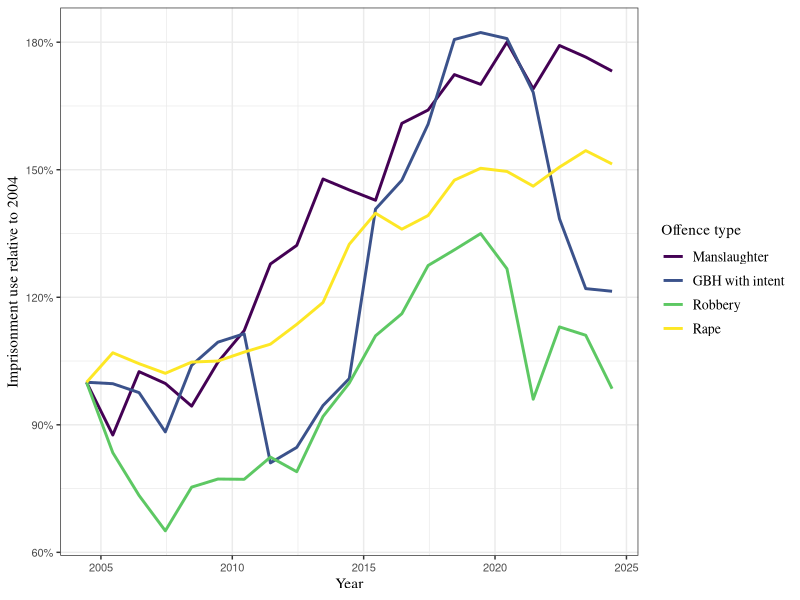
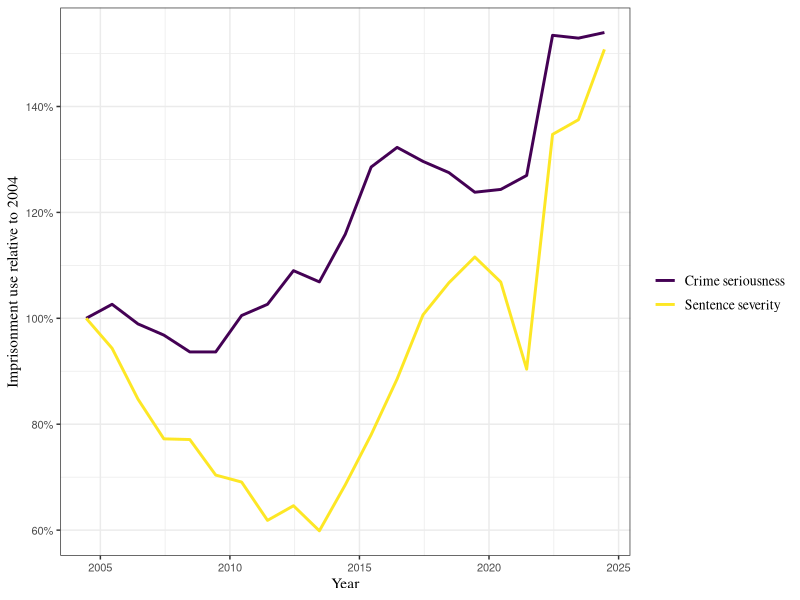
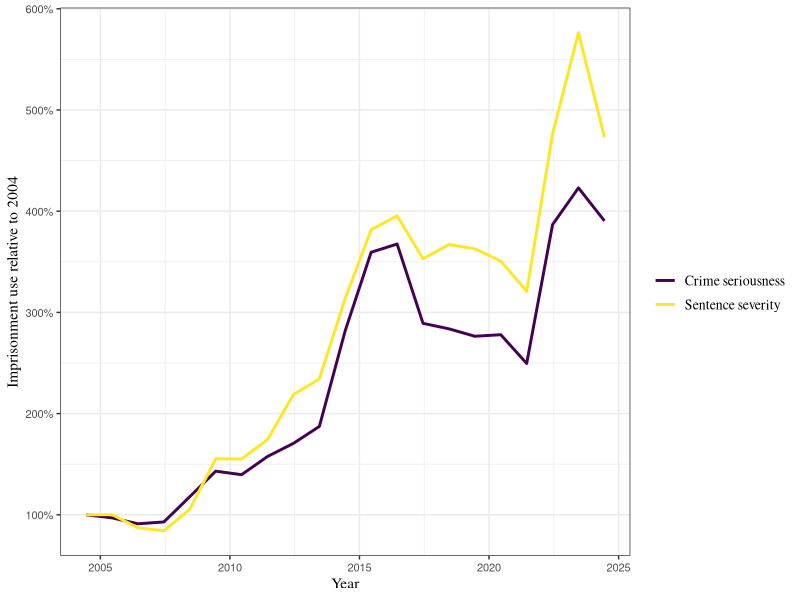
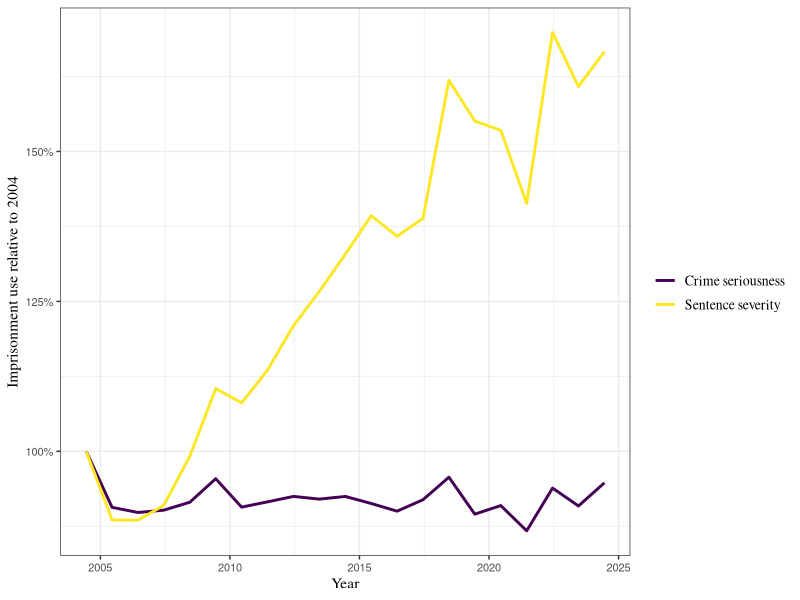

Generate these figures, in order, with R:

################################################################################
###############CHANGES IN SEVERITY##############################################
################################################################################

library(tseries) 
library(ggplot2)
library(zoo)      #This is to use as.yearmon


#Data ##########################################################################
data = read.csv("data_plots_R.csv", header = TRUE)


#Graphs ########################################################################

#Setting the date
table(data$Year, useNA="ifany")
data$date = as.Date(paste("15-", "06-", data$Year, sep = ""), format = "%d-%m-%Y")

#Expressing change in relative terms
data$indictable_rlength = data$indictable_length / data$indictable_length[1]
data$either_way_rlength = data$either_way_length / data$either_way_length[1]
data$summary_nonmotoring_rlength = data$summary_nonmotoring_length / data$summary_nonmotoring_length[1]
data$summary_motoring_rlength = data$summary_motoring_length / data$summary_motoring_length[1]
data$intent_rlength = data$intent_length / data$intent_length[1]
data$GBH_rlength = data$GBH_length / data$GBH_length[1]
data$common_rlength = data$common_length / data$common_length[1]
data$manslaughter_rlength = data$manslaughter_length / data$manslaughter_length[1]
data$robbery_rlength = data$robbery_length / data$robbery_length[1]
data$supplyA_rlength = data$supplyA_length / data$supplyA_length[1]
data$supplyB_rlength = data$supplyB_length / data$supplyB_length[1]
data$sexual_assault_rlength = data$sexual_assault_length / data$sexual_assault_length[1]
data$rape_rlength = data$rape_length / data$rape_length[1]
data$drugs_rsev = data$drugs_sev / data$drugs_sev[1]
data$drugs_rser = data$drugs_ser / data$drugs_ser[1]
data$damage_rsev = data$damage_sev / data$damage_sev[1]
data$damage_rser = data$damage_ser / data$damage_ser[1]
data$sex_rsev = data$sex_sev / data$sex_sev[1]
data$sex_rser = data$sex_ser / data$sex_ser[1]


#Severity index for rape, GBH, robbery, and manslaughter########################

#Calculating the severity index
data$rape_sev = data$rape_cust * data$rape_length
data$intent_sev = data$intent_cust * data$intent_length
data$GBH_sev = data$GBH_cust * data$GBH_length
data$robbery_sev = data$robbery_cust * data$robbery_length
data$manslaughter_sev = data$manslaughter_cust * data$manslaughter_length
#Now in relative terms
data$rape_rsev = data$rape_sev / data$rape_sev[1]
data$intent_rsev = data$intent_sev / data$intent_sev[1]
data$GBH_rsev = data$GBH_sev / data$GBH_sev[1]
data$robbery_rsev = data$robbery_sev / data$robbery_sev[1]
data$manslaughter_rsev = data$manslaughter_sev / data$manslaughter_sev[1]

#Relative change in severity index by offence type
ggplot(data, aes(x=date)) +
  geom_line(aes(y=manslaughter_rsev, color="Manslaughter"), size=1) + 
  geom_line(aes(y=intent_rsev, color="GBH with intent"), size=1) + 
# geom_line(aes(y=GBH_rsev, color="GBH"), size=1) + 
  geom_line(aes(y=robbery_rsev, color="Robbery"), size=1) + 
  geom_line(aes(y=rape_rsev, color="Rape"), size=1) +   
  ylab("Imprisonment use relative to 2004") + xlab("Year") + 
  labs(color="Offence type") + theme_bw() + 
  scale_color_manual(
    values = c("Manslaughter"="#440154FF", "GBH with intent"="#3B528BFF", 
               "Robbery"="#5DC863FF", "Rape"="#FDE725FF"), 
    breaks = c("Manslaughter", "GBH with intent", "Common assault",  
               "Robbery", "Supply Class A", "Supply Class B", "Sexual assault",
               "Rape")) +  # Specify legend entry order  
  scale_y_continuous(labels = scales::percent) +
  theme(axis.title.x = element_text(family="serif", size=11),
        axis.title.y = element_text(family="serif", size=11),
        axis.text = element_text(size=8),  
        legend.title = element_text(family="serif", size=11),
        legend.text = element_text(family="serif", size=10))  



#Seriousness and severity trends################################################ 

#Drugs
ggplot(data, aes(x=date)) +
  geom_line(aes(y=drugs_rser, color="Crime seriousness"), size=1) + 
  geom_line(aes(y=drugs_rsev, color="Sentence severity"), size=1) + 
  ylab("Imprisonment use relative to 2004") + xlab("Year") + 
  labs(color="") + theme_bw() + 
  scale_color_manual(
    values = c("Crime seriousness"="#440154FF", 
               "Sentence severity"="#FDE725FF"),  # Specify colors
    breaks = c("Crime seriousness", 
               "Sentence severity")) +  # Specify legend entry order
  scale_y_continuous(labels = scales::percent) +
  theme(axis.title.x = element_text(family="serif", size=11),
        axis.title.y = element_text(family="serif", size=11),
        axis.text = element_text(size=8),  
        legend.title = element_text(family="serif", size=11),
        legend.text = element_text(family="serif", size=10))  

#Criminal Damage
ggplot(data, aes(x=date)) +
  geom_line(aes(y=damage_rser, color="Crime seriousness"), size=1) + 
  geom_line(aes(y=damage_rsev, color="Sentence severity"), size=1) + 
  ylab("Imprisonment use relative to 2004") + xlab("Year") + 
  labs(color="") + theme_bw() + 
  scale_color_manual(
    values = c("Crime seriousness"="#440154FF", 
               "Sentence severity"="#FDE725FF"),  # Specify colors
    breaks = c("Crime seriousness", 
               "Sentence severity")) +  # Specify legend entry order
  scale_y_continuous(labels = scales::percent) +
  theme(axis.title.x = element_text(family="serif", size=11),
        axis.title.y = element_text(family="serif", size=11),
        axis.text = element_text(size=8),  
        legend.title = element_text(family="serif", size=11),
        legend.text = element_text(family="serif", size=10))  

#Sex
ggplot(data, aes(x=date)) +
  geom_line(aes(y=sex_rser, color="Crime seriousness"), size=1) + 
  geom_line(aes(y=sex_rsev, color="Sentence severity"), size=1) + 
  ylab("Imprisonment use relative to 2004") + xlab("Year") + 
  labs(color="") + theme_bw() + 
  scale_color_manual(
    values = c("Crime seriousness"="#440154FF", 
               "Sentence severity"="#FDE725FF"),  # Specify colors
    breaks = c("Crime seriousness", 
               "Sentence severity")) +  # Specify legend entry order
  scale_y_continuous(labels = scales::percent) +
  theme(axis.title.x = element_text(family="serif", size=11),
        axis.title.y = element_text(family="serif", size=11),
        axis.text = element_text(size=8),  
        legend.title = element_text(family="serif", size=11),
        legend.text = element_text(family="serif", size=10))  
